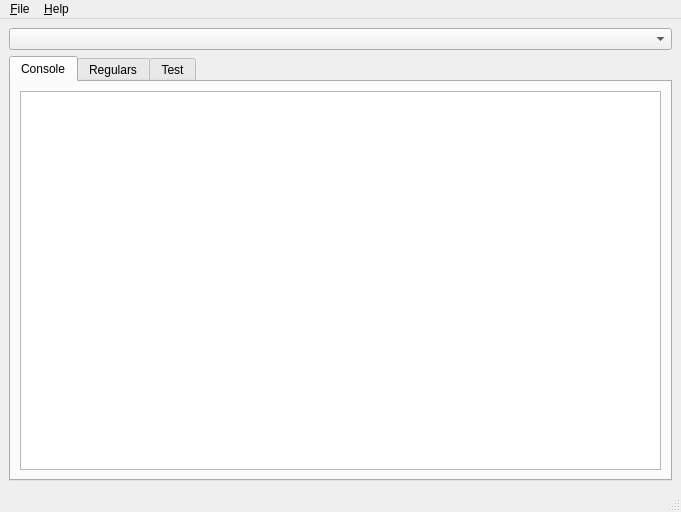
<?xml version="1.0" encoding="UTF-8"?>
<ui version="4.0">
 <class>MainWindow</class>
 <widget class="QMainWindow" name="MainWindow">
  <property name="geometry">
   <rect>
    <x>0</x>
    <y>0</y>
    <width>681</width>
    <height>512</height>
   </rect>
  </property>
  <property name="windowTitle">
   <string>Das Bott</string>
  </property>
  <widget class="QWidget" name="centralwidget">
   <layout class="QGridLayout" name="gridLayout">
    <item row="1" column="0">
     <layout class="QVBoxLayout" name="verticalLayout">
      <item>
       <widget class="QTabWidget" name="tabWidget">
        <property name="sizePolicy">
         <sizepolicy hsizetype="Expanding" vsizetype="Expanding">
          <horstretch>0</horstretch>
          <verstretch>0</verstretch>
         </sizepolicy>
        </property>
        <property name="currentIndex">
         <number>0</number>
        </property>
        <widget class="QWidget" name="console_tab">
         <attribute name="title">
          <string>Console</string>
         </attribute>
         <layout class="QGridLayout" name="gridLayout_2">
          <item row="0" column="0">
           <widget class="QPlainTextEdit" name="console">
            <property name="font">
             <font>
              <family>DejaVu Sans Mono</family>
              <pointsize>8</pointsize>
              <kerning>true</kerning>
             </font>
            </property>
            <property name="acceptDrops">
             <bool>false</bool>
            </property>
            <property name="undoRedoEnabled">
             <bool>false</bool>
            </property>
            <property name="readOnly">
             <bool>true</bool>
            </property>
            <property name="plainText">
             <string/>
            </property>
            <property name="backgroundVisible">
             <bool>false</bool>
            </property>
           </widget>
          </item>
         </layout>
        </widget>
        <widget class="QWidget" name="regularsTab">
         <attribute name="title">
          <string>Regulars</string>
         </attribute>
         <layout class="QGridLayout" name="gridLayout_4">
          <item row="4" column="0">
           <widget class="QListView" name="regularsList">
            <property name="selectionMode">
             <enum>QAbstractItemView::ExtendedSelection</enum>
            </property>
           </widget>
          </item>
          <item row="1" column="0">
           <spacer name="verticalSpacer">
            <property name="orientation">
             <enum>Qt::Vertical</enum>
            </property>
            <property name="sizeType">
             <enum>QSizePolicy::Maximum</enum>
            </property>
            <property name="sizeHint" stdset="0">
             <size>
              <width>20</width>
              <height>1</height>
             </size>
            </property>
           </spacer>
          </item>
          <item row="0" column="0">
           <layout class="QVBoxLayout" name="verticalLayout_2">
            <item>
             <layout class="QFormLayout" name="formLayout_2">
              <property name="fieldGrowthPolicy">
               <enum>QFormLayout::AllNonFixedFieldsGrow</enum>
              </property>
              <item row="0" column="0">
               <widget class="QLabel" name="addRegularLabel">
                <property name="text">
                 <string>Add Regular</string>
                </property>
               </widget>
              </item>
              <item row="0" column="1">
               <widget class="QLineEdit" name="addRegularLineEdit">
                <property name="statusTip">
                 <string>Write in the name of the regular to add, and press Enter.</string>
                </property>
               </widget>
              </item>
             </layout>
            </item>
           </layout>
          </item>
          <item row="5" column="0">
           <widget class="QPushButton" name="removeRegulars">
            <property name="text">
             <string>Remove selected</string>
            </property>
            <property name="icon">
             <iconset>
              <normaloff>basic-ui/delete85.png</normaloff>basic-ui/delete85.png</iconset>
            </property>
            <property name="autoRepeat">
             <bool>false</bool>
            </property>
           </widget>
          </item>
         </layout>
        </widget>
        <widget class="QWidget" name="test_tab">
         <attribute name="title">
          <string>Test</string>
         </attribute>
         <layout class="QGridLayout" name="gridLayout_3">
          <item row="0" column="0">
           <layout class="QFormLayout" name="formLayout">
            <property name="fieldGrowthPolicy">
             <enum>QFormLayout::AllNonFixedFieldsGrow</enum>
            </property>
            <item row="1" column="0">
             <widget class="QLabel" name="label">
              <property name="text">
               <string>Say something</string>
              </property>
             </widget>
            </item>
            <item row="1" column="1">
             <widget class="QLineEdit" name="saySomething"/>
            </item>
           </layout>
          </item>
         </layout>
        </widget>
       </widget>
      </item>
     </layout>
    </item>
    <item row="0" column="0">
     <widget class="QComboBox" name="channelSelection"/>
    </item>
   </layout>
  </widget>
  <widget class="QMenuBar" name="menubar">
   <property name="geometry">
    <rect>
     <x>0</x>
     <y>0</y>
     <width>681</width>
     <height>21</height>
    </rect>
   </property>
   <widget class="QMenu" name="menuConsole">
    <property name="title">
     <string>&amp;File</string>
    </property>
    <addaction name="actionQuit"/>
   </widget>
   <widget class="QMenu" name="menuHelp">
    <property name="title">
     <string>&amp;Help</string>
    </property>
    <addaction name="actionAbout"/>
   </widget>
   <addaction name="menuConsole"/>
   <addaction name="menuHelp"/>
  </widget>
  <widget class="QStatusBar" name="statusbar"/>
  <action name="actionQuit">
   <property name="text">
    <string>&amp;Quit</string>
   </property>
   <property name="shortcut">
    <string>Ctrl+Q</string>
   </property>
  </action>
  <action name="actionAbout">
   <property name="text">
    <string>&amp;About</string>
   </property>
  </action>
 </widget>
 <resources/>
 <connections/>
</ui>
